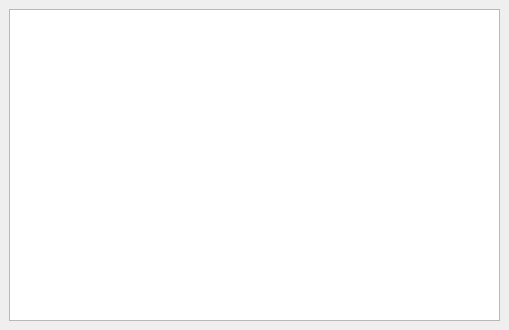
<?xml version="1.0" encoding="UTF-8"?>
<ui version="4.0">
 <class>MainWindow</class>
 <widget class="QMainWindow" name="MainWindow">
  <property name="geometry">
   <rect>
    <x>0</x>
    <y>0</y>
    <width>509</width>
    <height>330</height>
   </rect>
  </property>
  <property name="windowTitle">
   <string>Info</string>
  </property>
  <property name="toolButtonStyle">
   <enum>Qt::ToolButtonFollowStyle</enum>
  </property>
  <widget class="QWidget" name="centralwidget">
   <layout class="QVBoxLayout" name="verticalLayout">
    <item>
     <widget class="QPlainTextEdit" name="plainTextEdit">
      <property name="enabled">
       <bool>true</bool>
      </property>
      <property name="readOnly">
       <bool>true</bool>
      </property>
     </widget>
    </item>
   </layout>
  </widget>
 </widget>
 <resources/>
 <connections/>
</ui>
